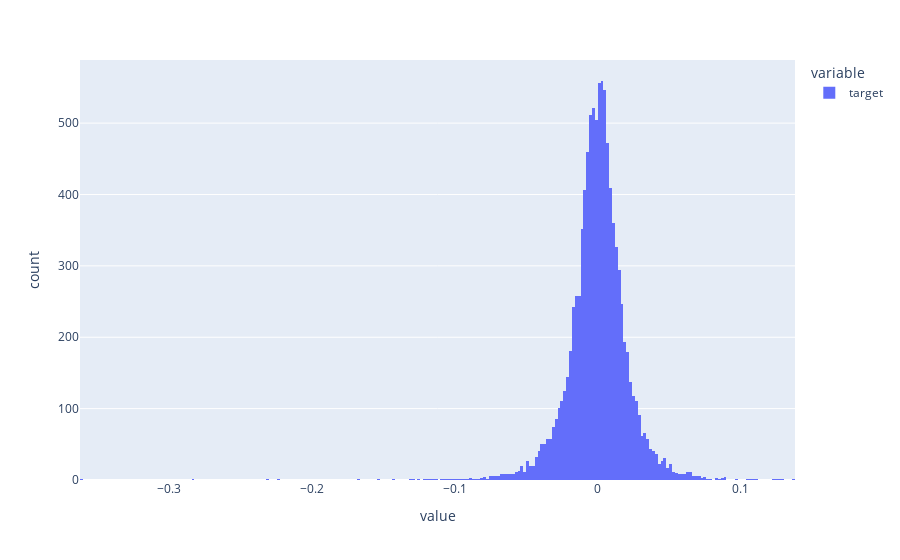

The notebook cell this image was saved under:
### Code cell
px.histogram(y_pred.reshape(-1)-y_val[0:10000])

### Figure 1 — Plotly figure (JSON) as saved in the notebook; plotly's stock layout.template omitted (floating-point values rounded to 4 significant figures; data arrays with more than 128 entries replaced by an {"elided": "..."} marker saying what was removed)
{"data": [{"alignmentgroup": "True", "bingroup": "x", "hovertemplate": "variable=target<br>value=%{x}<br>count=%{y}<extra></extra>", "legendgroup": "target", "marker": {"color": "#636efa", "pattern": {"shape": ""}}, "name": "target", "offsetgroup": "target", "orientation": "v", "showlegend": true, "type": "histogram", "x": {"elided": "10000 float values"}, "xaxis": "x", "yaxis": "y"}], "layout": {"barmode": "relative", "legend": {"title": {"text": "variable"}, "tracegroupgap": 0}, "margin": {"t": 60}, "xaxis": {"anchor": "y", "domain": [0, 1], "title": {"text": "value"}}, "yaxis": {"anchor": "x", "domain": [0, 1], "title": {"text": "count"}}}}
